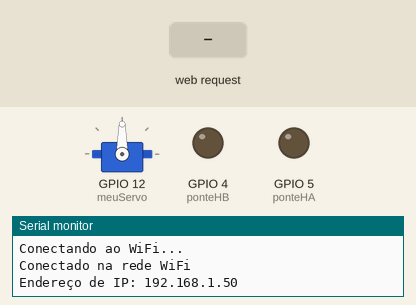
Bench run of a sketch on a simulated ESP8266 (NodeMCU). On the bench: servo, output pins drawn as LEDs (lit = HIGH), the last lines printed to the serial monitor. The inputs (shaded band) are chosen by the test bench. WiFi joins after 1.5 s; servers stay silent unless stated.

Above: at 3.2 s.
3.3 s: HTTP request GET /comando?comando=A received
At 3.6 s:
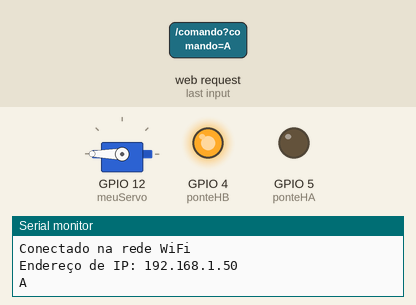
4.8 s: HTTP request GET /comando?comando=F received
At 7.1 s:
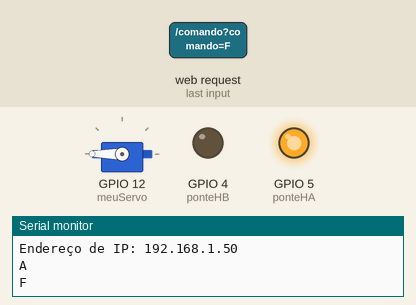
At 12.1 s:
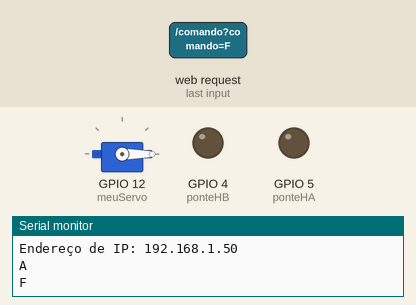
Timing chart, 0 to 13.6 s (numbered marks = the images above; inputs shaded):
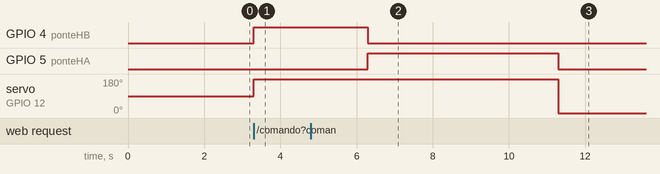

Measured:
- after the input at 3.3 s, GPIO 4 (ponteHB): LOW → HIGH at once; servo on GPIO 12 (meuServo): 90° → 180° at once
- after the input at 4.8 s, GPIO 5 (ponteHA): LOW → HIGH after 1.5 s, → LOW 5.0 s later; servo on GPIO 12 (meuServo): 180° → 0° after 6.5 s instead of 1.5 s

The sketch:

PRJ_Servo.ino
```cpp
#include <ESP8266WebServer.h>  // biblioteca para criar um servidor web com o módulo ESP8266
#include <WiFiClient.h>        // biblioteca para controlar a conexão Wi-Fi
#include <Servo.h>             // biblioteca para controlar servos motores

#include "index.h"  // inclui o arquivo index.h, que contém o código HTML da página web

const char* ssid = "*******";          // nome da rede Wi-Fi
const char* password = "***********";  // senha da rede Wi-Fi

Servo meuServo;  // cria um objeto do tipo Servo, que será utilizado para controlar um servo motor

// define algumas variáveis globais que serão utilizadas para controlar o servo motor e as pontes H
int posicaoServo = 0;
int ponteHA = 5;
int ponteHB = 4;
int velocidade = 1023;

ESP8266WebServer server(80);  // cria um objeto do tipo ESP8266WebServer, que será utilizado para criar o servidor web

void handleRoot() {
  server.send(200, "text/html", MAIN_page);  // envia a página HTML para o navegador
}

void handleComando() {
  // verifica se a requisição contém um argumento chamado 'comando'
  if (server.hasArg("comando")) {
    // armazena o valor do argumento 'comando' em uma variável
    String comando = server.arg("comando");
    // exibe o valor do comando no monitor serial
    Serial.println(comando);

    // verifica qual é o valor do comando e executa as ações correspondentes
    if (comando == "A") {
      posicaoServo = 180;
      meuServo.write(posicaoServo);
      digitalWrite(ponteHA, LOW);
      digitalWrite(ponteHB, HIGH);
      delay(3000);
      posicaoServo = 0;
      meuServo.write(posicaoServo);
      digitalWrite(ponteHA, LOW);
      digitalWrite(ponteHB, LOW);
    } else if (comando == "F") {
      posicaoServo = 180;
      meuServo.write(posicaoServo);
      digitalWrite(ponteHA, HIGH);
      digitalWrite(ponteHB, LOW);
      delay(5000);
      posicaoServo = 0;
      meuServo.write(posicaoServo);
      digitalWrite(ponteHA, LOW);
      digitalWrite(ponteHB, LOW);
    } else if (comando.startsWith("P")) {
      // extrai o valor da posição do comando e armazena em uma variável
      int novaPosicao = comando.substring(1).toInt();
      // verifica se a posição está dentro do limite do servo e, se estiver, atualiza a posição do servo
      if (novaPosicao >= 0 && novaPosicao <= 180) {
        posicaoServo = novaPosicao;
        meuServo.write(posicaoServo);
      }
    }
  }
  // envia uma resposta para o navegador informando que o comando foi recebido
  server.send(200, "text/plain", "Comando recebido");
}

void setup() {

  // configura a rota /comando para chamar a função handleComando quando receber requisições
  server.on("/comando", handleComando);

  // inicializa o servo motor e as pontes H
  meuServo.attach(12);
  pinMode(ponteHA, OUTPUT);
  pinMode(ponteHB, OUTPUT);

  // inicializa a comunicação serial para debug
  Serial.begin(115200);

  // conecta à rede WiFi
  WiFi.begin(ssid, password);
  while (WiFi.status() != WL_CONNECTED) {
    delay(1000);
    Serial.println("Conectando ao WiFi...");
  }

  // exibe o endereço IP na porta serial
  Serial.println("Conectado na rede WiFi");
  Serial.print("Endereço de IP: ");
  Serial.println(WiFi.localIP());

  // configura a rota raiz para chamar a função handleRoot quando receber requisições
  server.on("/", handleRoot);

  // inicia o servidor HTTP
  server.begin();
}

void loop() {
  // verifica se há requisições pendentes e as processa
  server.handleClient();

  // verifica se há comandos disponíveis na comunicação serial
  if (Serial.available() > 0) {
    char comando = Serial.read();

    // se o comando recebido for 'A', abre a comporta por 3 segundos
    if (comando == 'A') {
      posicaoServo = 180;
      meuServo.write(posicaoServo);
      digitalWrite(ponteHA, LOW);
      digitalWrite(ponteHB, HIGH);
      delay(3000);
      posicaoServo = 0;
      meuServo.write(posicaoServo);
      digitalWrite(ponteHA, LOW);
      digitalWrite(ponteHB, LOW);

      // se o comando recebido for 'F', fecha a comporta por 5 segundos
    } else if (comando == 'F') {
      posicaoServo = 180;
      meuServo.write(posicaoServo);
      digitalWrite(ponteHA, HIGH);
      digitalWrite(ponteHB, LOW);
      delay(5000);
      posicaoServo = 0;
      meuServo.write(posicaoServo);
      digitalWrite(ponteHA, LOW);
      digitalWrite(ponteHB, LOW);
    }
  }
}
```

index.h
```cpp
// Define a página HTML principal a ser exibida pelo servidor
const char MAIN_page[] PROGMEM = R"=====(

<!DOCTYPE html>
<html lang="en">
<head>
  <meta charset="utf-8">
  <meta name="viewport" content="width=device-width, initial-scale=1">
  <title>Controle do Servo Motor</title>
  <style>
    /* Define os estilos CSS para a página HTML */
    body {
      font-family: Arial, Helvetica, sans-serif;
    }
    .container {
      display: flex;
      flex-direction: column;
      justify-content: center;
      align-items: center;
      margin-top: 50px;
    }
    .btn {
      font-size: 1.5em;
      width: 200px;
      height: 50px;
      margin: 10px;
      border: none;
      border-radius: 5px;
      background-color: #4CAF50;
      color: white;
    }
    .input {
      font-size: 1.5em;
      text-align: center;
      width: 200px;
      height: 50px;
      margin: 10px;
      border: none;
      border-radius: 5px;
      background-color: #f2f2f2;
      color: #333;
    }
  </style>
</head>
<body>
  <!-- Cria os elementos HTML (um campo de entrada de número e dois botões) para a página -->
  <div class="container">
    <input id="posicao" class="input" type="number" value="0" min="0" max="180" step="1">
    <button id="btn-abrir" class="btn">Abrir</button>
    <button id="btn-fechar" class="btn">Fechar</button>
  </div>
  <script>
    // Obter os elementos HTML da página pelo seu ID
    const posicaoInput = document.getElementById('posicao');
    const abrirButton = document.getElementById('btn-abrir');
    const fecharButton = document.getElementById('btn-fechar');

// Adicionar eventos de clique para os botões "Abrir" e "Fechar"
abrirButton.addEventListener('click', () => {
  enviarComandoSerial('A');
});

fecharButton.addEventListener('click', () => {
  enviarComandoSerial('F');
});

// Adicionar evento de mudança para o campo de entrada de posição
posicaoInput.addEventListener('input', () => {
  enviarComandoSerial(`P${posicaoInput.value}`);
});

// Função que envia um comando serial ao servidor quando um evento de clique é acionado, ou quando há uma mudança no campo de entrada de posição.
// Esta função utiliza o objeto XMLHttpRequest para enviar um comando HTTP GET contendo o comando a ser enviado para o servidor.
function enviarComandoSerial(comando) {
  const xhr = new XMLHttpRequest();
  xhr.open('GET', `comando?comando=${comando}`, true);
  xhr.send();
}
  </script>
</body>
</html>
)=====";
```
